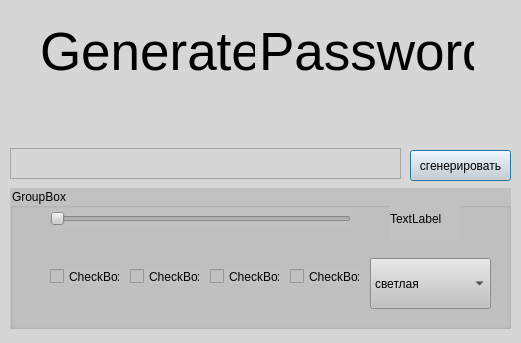
<?xml version="1.0" encoding="UTF-8"?>
<ui version="4.0">
 <class>Dialog</class>
 <widget class="QDialog" name="Dialog">
  <property name="geometry">
   <rect>
    <x>0</x>
    <y>0</y>
    <width>521</width>
    <height>343</height>
   </rect>
  </property>
  <property name="windowTitle">
   <string>Dialog</string>
  </property>
  <property name="styleSheet">
   <string notr="true">background-color: rgb(214, 214, 214);</string>
  </property>
  <widget class="QGroupBox" name="groupBox">
   <property name="geometry">
    <rect>
     <x>10</x>
     <y>188</y>
     <width>501</width>
     <height>141</height>
    </rect>
   </property>
   <property name="styleSheet">
    <string notr="true">background-color: rgb(193, 193, 193);</string>
   </property>
   <property name="title">
    <string>GroupBox</string>
   </property>
   <widget class="QCheckBox" name="checkBox_3">
    <property name="geometry">
     <rect>
      <x>40</x>
      <y>80</y>
      <width>70</width>
      <height>17</height>
     </rect>
    </property>
    <property name="text">
     <string>CheckBox</string>
    </property>
   </widget>
   <widget class="QCheckBox" name="checkBox_4">
    <property name="geometry">
     <rect>
      <x>120</x>
      <y>80</y>
      <width>70</width>
      <height>17</height>
     </rect>
    </property>
    <property name="text">
     <string>CheckBox</string>
    </property>
   </widget>
   <widget class="QCheckBox" name="checkBox">
    <property name="geometry">
     <rect>
      <x>200</x>
      <y>80</y>
      <width>70</width>
      <height>17</height>
     </rect>
    </property>
    <property name="text">
     <string>CheckBox</string>
    </property>
   </widget>
   <widget class="QCheckBox" name="checkBox_2">
    <property name="geometry">
     <rect>
      <x>280</x>
      <y>80</y>
      <width>70</width>
      <height>17</height>
     </rect>
    </property>
    <property name="text">
     <string>CheckBox</string>
    </property>
   </widget>
   <widget class="QSlider" name="horizontalSlider">
    <property name="geometry">
     <rect>
      <x>40</x>
      <y>20</y>
      <width>301</width>
      <height>22</height>
     </rect>
    </property>
    <property name="orientation">
     <enum>Qt::Horizontal</enum>
    </property>
   </widget>
   <widget class="QLabel" name="label_3">
    <property name="geometry">
     <rect>
      <x>380</x>
      <y>10</y>
      <width>71</width>
      <height>41</height>
     </rect>
    </property>
    <property name="text">
     <string>TextLabel</string>
    </property>
   </widget>
   <widget class="QComboBox" name="comboBox">
    <property name="geometry">
     <rect>
      <x>360</x>
      <y>70</y>
      <width>121</width>
      <height>51</height>
     </rect>
    </property>
    <item>
     <property name="text">
      <string>светлая</string>
     </property>
    </item>
    <item>
     <property name="text">
      <string>тёмная</string>
     </property>
    </item>
    <item>
     <property name="text">
      <string>очень светлая</string>
     </property>
    </item>
   </widget>
  </widget>
  <widget class="QPushButton" name="pushButton">
   <property name="geometry">
    <rect>
     <x>410</x>
     <y>150</y>
     <width>101</width>
     <height>31</height>
    </rect>
   </property>
   <property name="text">
    <string>сгенерировать</string>
   </property>
  </widget>
  <widget class="QPlainTextEdit" name="plainTextEdit">
   <property name="geometry">
    <rect>
     <x>10</x>
     <y>148</y>
     <width>391</width>
     <height>31</height>
    </rect>
   </property>
  </widget>
  <widget class="QLabel" name="label_4">
   <property name="geometry">
    <rect>
     <x>190</x>
     <y>370</y>
     <width>201</width>
     <height>51</height>
    </rect>
   </property>
   <property name="text">
    <string>зачем вам нужен этот пароль?</string>
   </property>
  </widget>
  <widget class="QSplitter" name="splitter">
   <property name="geometry">
    <rect>
     <x>40</x>
     <y>20</y>
     <width>435</width>
     <height>64</height>
    </rect>
   </property>
   <property name="orientation">
    <enum>Qt::Horizontal</enum>
   </property>
   <widget class="QLabel" name="label_2">
    <property name="font">
     <font>
      <pointsize>40</pointsize>
     </font>
    </property>
    <property name="text">
     <string>Generate</string>
    </property>
   </widget>
   <widget class="QLabel" name="label_5">
    <property name="font">
     <font>
      <pointsize>40</pointsize>
     </font>
    </property>
    <property name="text">
     <string>Password</string>
    </property>
   </widget>
  </widget>
 </widget>
 <resources/>
 <connections/>
</ui>
